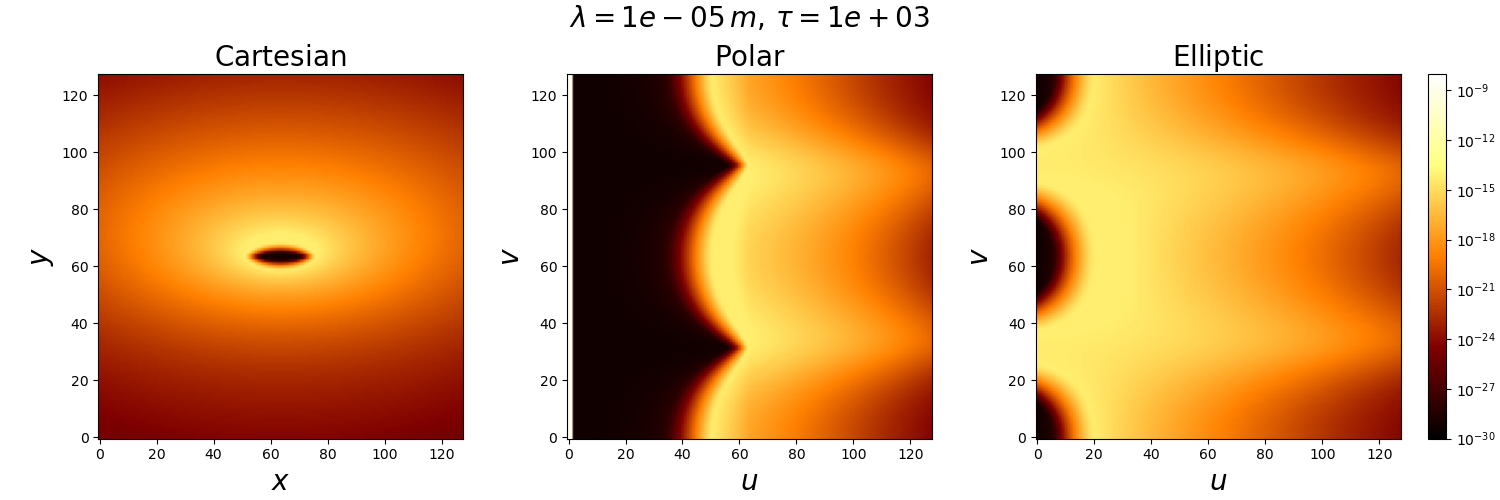

This chart was generated by the following Python code:
import numpy as np
import math as mt
import matplotlib.pyplot as plt
from matplotlib.colors import LogNorm
import os
import sys

current_dir = os.path.dirname(__file__)
parent_dir = os.path.abspath(os.path.join(current_dir, "../src"))
sys.path.insert(0, parent_dir)

from rtspyce import RTSpyce
from planck import planck_function_freq
import constants as ct

if __name__ == "__main__":

    # ---
    # The CS grid
    # ---

    r_star = 1.  # In solar radii
    r_in = 100.
    r_out = 1000. * r_in

    nr, ntheta = 128, 128

    r_cavity = np.linspace(r_star, r_in - 1e-5, 2)
    r_disc = np.logspace(mt.log10(r_in), mt.log10(r_out), nr)
    r = np.concatenate((r_cavity, r_disc))
    
    theta = np.arccos(np.linspace(1., 0., ntheta))

    # ---
    # Source function
    # ---
    
    nnu = 4
    wave = np.logspace(-6, -3, nnu)  # From 1 micron to 1000 microns 
    nu = ct.c / wave

    R = r[:, None] * np.sin(theta[None, :])  # Equatorial radius
    z = r[:, None] * np.cos(theta[None, :])  # Vertical coordinate

    T_in = 1300.  # Dust inner temperature
    alpha = -0.5  # radial exponent of the temperature

    T = np.empty_like(R)
    T[:, 1:] = T_in * (R[:, 1:]/r_star)**alpha
    T[:, 0] = T[:, 1]  # For the polar axis (R/r_star diverges at the pole for alpha < 0)
    T[:2, :] = 0.  # For the inner cavity

    S = planck_function_freq(nu, T)

    # ---
    # Extinction coefficient
    # ---
    
    tau = np.logspace(4., 1., nnu)  # from 10 000 at 1 microns to 10 at 1000 microns
    beta = -3.5
    gamma = 1.3
    H_in = 5.  # in solar radii
    
    if beta != -1.:

        pow_K = beta + 1.
        K_in = pow_K * tau / (r_in * ((r_out/r_in)**pow_K - 1.))
		
    else:
        
        K_in = tau / (r_in * mt.log(r_out/r_in))
		
    H = H_in * (R/r_in)**gamma
	
    Kext = np.empty_like(S)
    Kext[:, :, 1:] = K_in[:, None, None] * (R[None, :, 1:]/r_in)**beta * np.exp(-0.5 * (z[None, :, 1:]/H[None, :, 1:])**2)
    Kext[:, :, 0] = Kext[:, :, 1]  # For the polar axis
    Kext[:, :2, :] = 0.  # For the inner cavity
    
    # ---
    # Stellar radiation
    # ---
    
    T_star = 5750.
    I_star = planck_function_freq(nu, T_star)

    # ---
    # Initialisation of the RTSpyce class
    # ---
    
    foo = RTSpyce(r, theta)

    # ---
    # Cartesian image
    # ---

    n = 128
    n_half = int(0.5*n)
    
    L = 10*r_in
    dx = L/n
    incl = 60.  # in degrees
    
    x = np.linspace(0.5*dx, 0.5*(L-dx), n_half)  # We only consider x > 0
    y = np.linspace(-0.5*(L-dx), 0.5*(L-dx), n)
    x, y = np.meshgrid(x, y, indexing="ij")
    x = np.ravel(x)
    y = np.ravel(y)

    cartesian_map = foo.intensity_map(x, y, incl, S, Kext, I_star)
    cartesian_map = cartesian_map.reshape(nnu, n_half, n)
    cartesian_map = np.concatenate((cartesian_map[:, ::-1, :], cartesian_map), axis=1)

    # ---
    # Polar image
    # ---
    
    n = 128
    L = 5*r_in
    n_half = int(n/2)

    u_w_1 = np.linspace(0, r_star, 2, endpoint=False)
    u_w_2 = np.logspace(mt.log10(r_star), mt.log10(r_in), n_half-2, endpoint=False)
    u_w_3 = np.logspace(mt.log10(r_in), mt.log10(L), n_half+1)
    u_w = np.concatenate((u_w_1, u_w_2, u_w_3))
    u = 0.5 * (u_w[1:] + u_w[:-1])

    v_w = np.linspace(-0.5*mt.pi, 0.5*mt.pi, n_half+1) # We only consider x > 0
    v = 0.5 * (v_w[1:] + v_w[:-1])
    
    x = u[:, None] * np.cos(v[None, :])
    y = u[:, None] * np.sin(v[None, :])
    
    x = np.ravel(x)
    y = np.ravel(y)
    
    polar_map = foo.intensity_map(x, y, incl, S, Kext, I_star)
    polar_map = polar_map.reshape(nnu, n, n_half)
    polar_map = np.concatenate((polar_map, polar_map[:, :, ::-1]), axis=2)

    # ---
    # Elliptic image
    # ---
    
    u_out = mt.acosh(L/r_in)
    u_w = np.linspace(0., u_out, n+1)
    u = 0.5 * (u_w[1:] + u_w[:-1])
    
    v_w = np.linspace(-0.5*mt.pi, 0.5*mt.pi, n_half+1) # We only consider x > 0
    v = 0.5 * (v_w[1:] + v_w[:-1])

    x = r_in * np.cosh(u[:, None]) * np.cos(v[None, :])
    y = r_in * np.sinh(u[:, None]) * np.sin(v[None, :])
    
    x = np.ravel(x)
    y = np.ravel(y)

    elliptic_map = foo.intensity_map(x, y, incl, S, Kext, I_star)
    elliptic_map = elliptic_map.reshape(nnu, n, n_half)
    elliptic_map = np.concatenate((elliptic_map, elliptic_map[:, :, ::-1]), axis=2)

    # ---
    # Plotting results for lambda = 10 microns
    # ---
    
    fig, ax = plt.subplots(1, 3, figsize=(15., 5.), layout="constrained")
    
    fontsize = 20
    cmap = "afmhot"
    origin = "lower"
    aspect = "equal"
    vmin = 1e-30
    vmax = 1e-8
    
    fig.suptitle(r"$\lambda = {wave:.0e} \, m, \, \tau = {tau:.0e}$".format(wave=wave[1], tau=tau[1]), fontsize=fontsize)
    
    ax[0].set_title(r"$\text{Cartesian}$", fontsize=fontsize)	
    im1 = ax[0].imshow(cartesian_map[1].T, origin=origin, cmap=cmap, norm=LogNorm(vmin=vmin, vmax=vmax, clip=True), aspect=aspect)
    ax[0].set_xlabel(r"$x$", fontsize=fontsize)
    ax[0].set_ylabel(r"$y$", fontsize=fontsize)

    
    ax[1].set_title(r"$\text{Polar}$", fontsize=fontsize)	
    ax[1].imshow(polar_map[1].T, origin=origin, cmap=cmap, norm=LogNorm(vmin=vmin, vmax=vmax, clip=True), aspect=aspect)
    ax[1].set_xlabel(r"$u$", fontsize=fontsize)
    ax[1].set_ylabel(r"$v$", fontsize=fontsize)

    ax[2].set_title(r"$\text{Elliptic}$", fontsize=fontsize)	
    ax[2].imshow(elliptic_map[1].T, origin=origin, cmap=cmap, norm=LogNorm(vmin=vmin, vmax=vmax, clip=True), aspect=aspect)
    ax[2].set_xlabel(r"$u$", fontsize=fontsize)
    ax[2].set_ylabel(r"$v$", fontsize=fontsize)

    fig.colorbar(im1, ax=ax, orientation='vertical', fraction=0.05, pad=0.02)

    plt.show()
